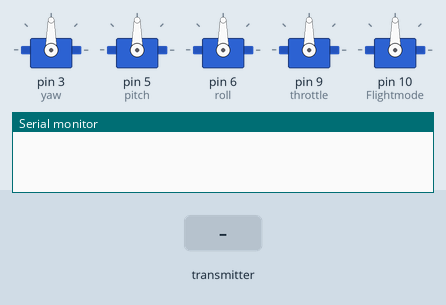
A sketch run on a simulated Arduino Uno, built with avr-gcc and run on an emulated ATmega328P. Shown: 5 × servo, the last lines printed to the serial monitor. The inputs (shaded band) are chosen by the test bench. No radio packets arrive unless stated.

Above: at 1.2 s.
1.3 s: the transmitter starts sending yaw = 0
At 1.55 s:
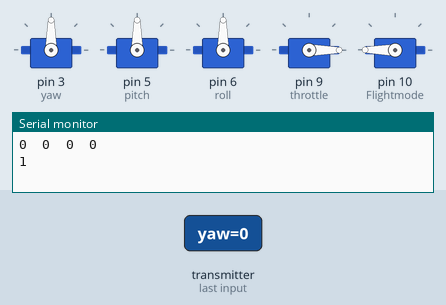
At 3.1 s:
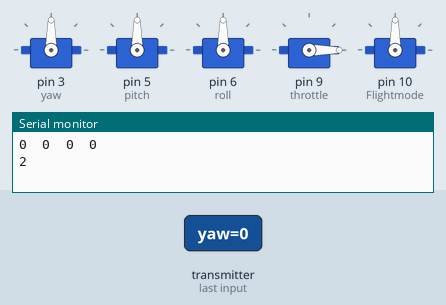
Timing chart, 0 to 10.3 s (numbered marks = the images above; inputs shaded):
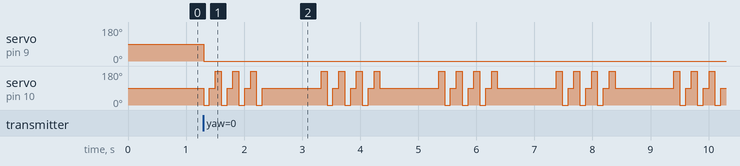

Measured:
- after the input at 1.3 s, servo on pin 9 (throttle): 90° → 0° at once; servo on pin 10 (Flightmode): 90° → 0° at once, → 90° 0.10 s later, → 180° 0.10 s later, → 0° 0.10 s later, … (53 changes in this stretch)

The sketch:

Receiver_code.ino
```cpp
#include <nRF24L01.h>
#include <RF24.h>
#include <RF24_config.h>
#include <SPI.h>
#include<Servo.h>

typedef struct{
  int yaw;
  int pitch;
  int roll;
  int throttle;
}
Quad_R;

int yaw_old=0;
int pitch_old=0;
int roll_old=0;
int throttle_old=0;
int yaw_transmit=0;
int pitch_transmit=0;
int roll_transmit=0;
int throttle_transmit=0;
int i=0;
int j=1;
int m=j;
//i,j and m are variables defined so as to calibrate flightmode in OpenPilot software as it will not detect it otherwise

Quad_R reading ;
RF24 radio(7,8);
const uint64_t pipe = 0xE8E8F0F0E1LL;
Servo yaw;
Servo pitch;
Servo roll;
Servo throttle;
Servo Flightmode;


void setup(void){
  yaw.attach(3);//gives PWM output of yaw of Servo type on pin 3
  pitch.attach(5);//gives PWM output of pitch of Servo type on pin 5
  roll.attach(6);//gives PWM output of roll of Servo type on pin 6
  throttle.attach(9);//gives PWM output of throttle of Servo type on pin 9
  Flightmode.attach(10);//gives PWM output of flightmode of Servo type on pin 10
  Serial.begin(115200);
  radio.begin();
  radio.openReadingPipe(1,pipe);
  radio.startListening();
}


void loop(void){
  if (radio.available()){
    bool done=false;
    while(!done){
      i++;
      radio.read(&reading,sizeof(reading));//data received at receiver as a struct

      if(reading.yaw>=0){
         reading.yaw=reading.yaw/10;
         reading.yaw=reading.yaw*10;
      }
      else{
        reading.yaw=reading.yaw/10;
        reading.yaw=reading.yaw*10-10;

      }
      if(reading.pitch>=0){
         reading.pitch=reading.pitch/10;
         reading.pitch=reading.pitch*10;
      }
      else{
        reading.pitch=reading.pitch/10;
        reading.pitch=reading.pitch*10-10;

      }
      if(reading.roll>=0){
         reading.roll=reading.roll/10;
         reading.roll=reading.roll*10;
      }
      else{
        reading.roll=reading.roll/10;
        reading.roll=reading.roll*10-10;

      }
      reading.throttle=reading.throttle/10;
      reading.throttle=reading.throttle*10;
     //the procedure above converts the reading of yaw, pitch, roll and throttle in multiples of 10

      if(reading.throttle!=0 && abs(reading.yaw-yaw_old)<=20 && abs(reading.pitch-pitch_old)<=20 && abs(reading.roll-roll_old)<=20){
        yaw_old=reading.yaw;
        pitch_old=reading.pitch;
        roll_old=reading.roll;
        throttle_old=reading.throttle;
      }
      //this is done to avoid fluctuations in readings as in that case it will take the previous reading

      Serial.print(yaw_old);
      Serial.print("\t");
      Serial.print(pitch_old);
      Serial.print("\t");
      Serial.print(roll_old);
      Serial.print("\t");
      Serial.print(throttle_old);
      Serial.println("\t");

      yaw_transmit=yaw_old;
      roll_transmit=roll_old;
      pitch_transmit=pitch_old;
      throttle_transmit=throttle_old;
      //this assignment is done to ensure that the values don`t get affected as map and constrain functions in Servo library  can change them and could result in junk values

      //Constraints setup
      yaw_transmit=constrain(yaw_transmit,-60,60);
      pitch_transmit=constrain(pitch_transmit,-80,80);
      roll_transmit=constrain(roll_transmit,-90,90);
      throttle_transmit=constrain(throttle_transmit,825,915);

      //Mapping for Servo
      yaw_transmit=map(yaw_transmit,-60,60,0,180);
      pitch_transmit=map(pitch_transmit,-80,80,0,180);
      roll_transmit=map(roll_transmit,-90,90,0,180);
      throttle_transmit=map(throttle_transmit,825,915,0,180);

      //Flight Mode PWM Output
      m=j;
      m=map(m,1,3,0,180);
      if((i/10)%2 == 0)
      {
        if(j==3) j=1;
        else j++;
      }
      else
      {
        j=2;
      }
      Serial.println(j);
      Serial.println("\t");

      //Witing data on Servo Variables
      yaw.write(yaw_transmit);
      pitch.write(pitch_transmit);
      roll.write(roll_transmit);
      throttle.write(throttle_transmit);
      Flightmode.write(m);

      delay(100);//done so as to match the frequency of data being transmitted and received
    }
  }
}
```
